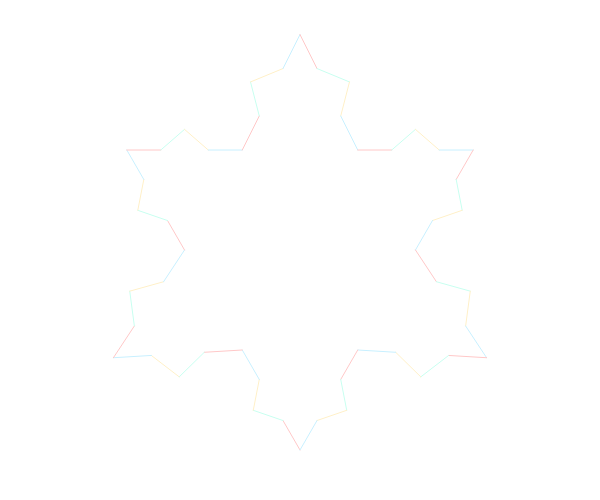
Frame 1 (no input)
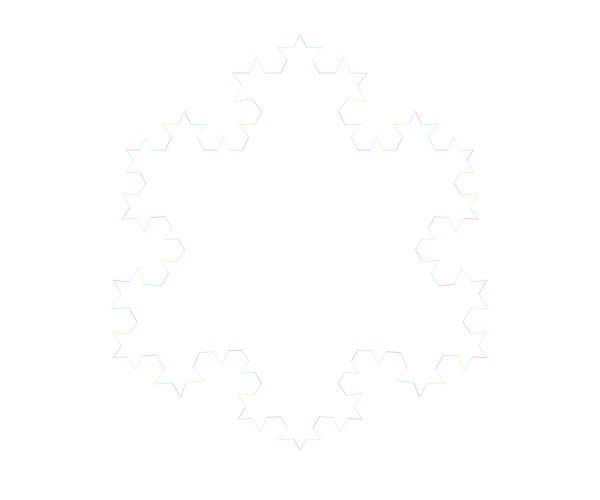
Frame 60 (no input)
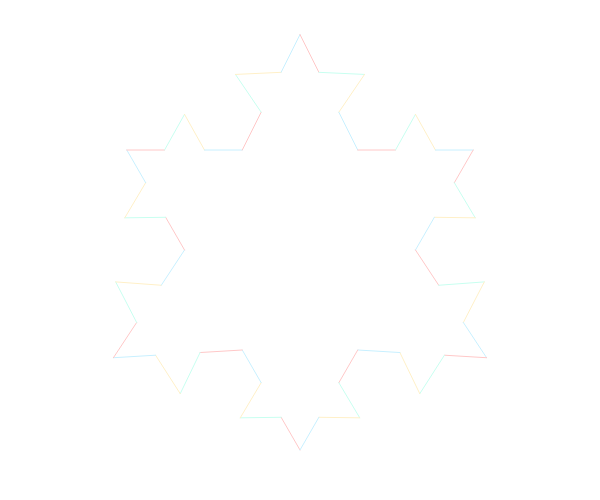
Frame 120 (the mouse pressed at the canvas centre since frame 60)

The p5.js sketch that drew these frames (run headless with seeded random() and noise() and a simulated clock; from frame 60 on, the mouse is pressed at the canvas centre):

// p5.js sketch
// ── sketch.js
/** Class representing a single segment of Koch curve
* @param {p5.Vector} start
* @param {p5.Vector} end
* @param {number} depth
*/
class Segment {
  constructor (start, end, depth = 0) {
    this.a = start
    this.e = end
    let dist = p5.Vector.sub(end, start),
      quarter = p5.Vector.div(dist, 4),
      third = p5.Vector.div(dist, 3),
      half = p5.Vector.div(dist, 2)
    this.b0 = p5.Vector.add(quarter, start)
    this.b1 = p5.Vector.add(third, start)
    this.c0 = p5.Vector.add(half, start)
    this.c1 = p5.Vector.add(half, start).add(third.copy().rotate(-HALF_PI))
    this.d0 = p5.Vector.sub(end, quarter)
    this.d1 = p5.Vector.sub(end, third)
    this.innerSegments = []
    this.depth = depth
  }

  fillInnerSegments () {
    this.innerSegments.push(
      new Segment(this.a, this.b1, this.depth - 1),
      new Segment(this.b1, this.c1, this.depth - 1),
      new Segment(this.c1, this.d1, this.depth - 1),
      new Segment(this.d1, this.e, this.depth - 1)
    )
  }

  draw () {
    if (this.depth === 0) {
      line(this.a.x, this.a.y, this.e.x, this.e.y)
    } else if (this.depth < 1) {
      let b = p5.Vector.lerp(this.b0, this.b1, this.depth),
        c = p5.Vector.lerp(this.c0, this.c1, this.depth),
        d = p5.Vector.lerp(this.d0, this.d1, this.depth)
      stroke(255, 200, 200)
      line(this.a.x, this.a.y, b.x, b.y)
      stroke(200, 255, 240)
      line(b.x, b.y, c.x, c.y)
      stroke(255, 240, 200)
      line(c.x, c.y, d.x, d.y)
      stroke(200, 240, 255)
      line(d.x, d.y, this.e.x, this.e.y)
    } else {
      this.innerSegments.forEach(s => s.draw())
    }
  }
  get depth () {
    return this._depth
  }
  set depth (d) {
    this._depth = Math.max(0, d)
    if (d >= 1) {
      if (this.innerSegments.length === 0) {
        this.fillInnerSegments()
      }
      this.innerSegments.forEach(s => s.depth = d - 1)
    }
  }
}

let segments = []
let speedSlider
let depthSlider

function setup () {
  createCanvas(windowWidth / 2, windowHeight / 2)
  stroke(0)
  let offset = createVector(1, 0).mult(windowHeight / 5).rotate(TAU / 4)
  centre = createVector(windowWidth / 4, windowHeight / 4)

  for (let i = 0; i < 3; i++) {
    segments.push(
      new Segment(
        p5.Vector.add(centre, offset),
        p5.Vector.add(centre, offset.rotate(TAU / 3))))
  }

  createDiv('Speed')
  speedSlider = createSlider(100, 865, 300)
  createDiv('Depth')
  depthSlider = createSlider(0, Math.E, 1.5, 0.01)
  createA('https://github.com/stellartux/CC129', 'Source Code')
}

function draw () {
  clear()
  let d = (1 + sin(millis() / (1001 - speedSlider.value()))) * depthSlider.value()
  setDepth(d)
  segments.forEach(s => s.draw())
}

function setDepth (d) {
  segments.forEach(s => s.depth = d)
}
